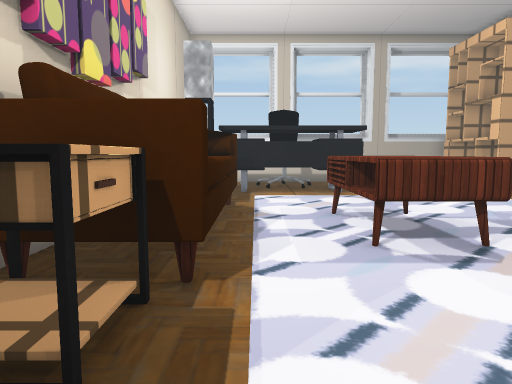
[1] (above)

24 first-person views from a walk through a 3-D level made in the Unity game engine. The camera is 1.5 m above the floor, tilts 6° down and sees 70° across. Doors are open. The floor is counted in squares, 1 m on a side. Each view is taken from the middle of a square. On the plan, view 1 faces up. The plan holds only what a view shows up to about 16 squares ahead; the rest is blank. The place goes on beyond the plan. Some animated figures are left out. Some surface patterns are stand-ins.

[2]
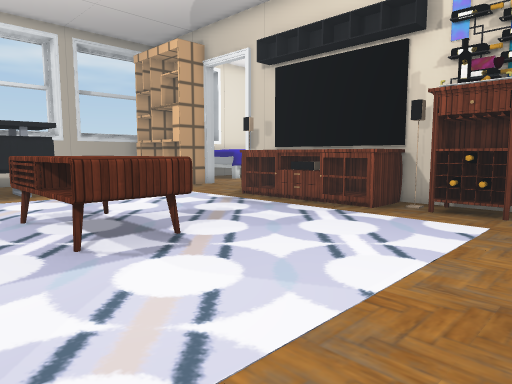

[3]
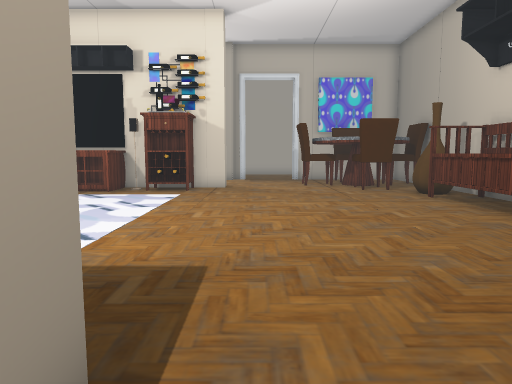

[4]
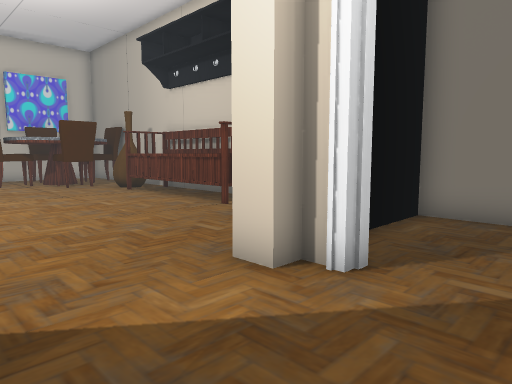

[5]
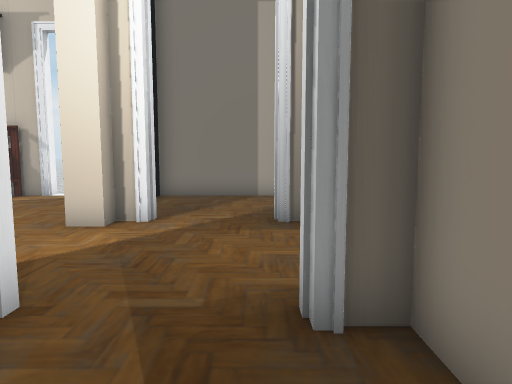

[6]
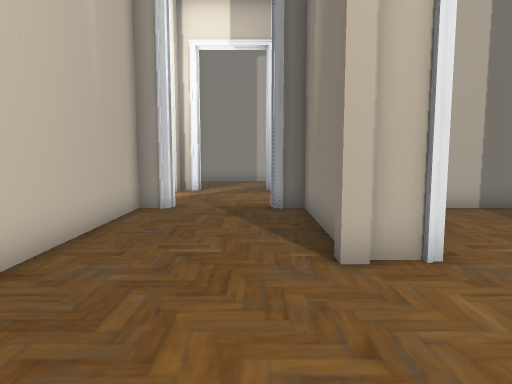

[7]
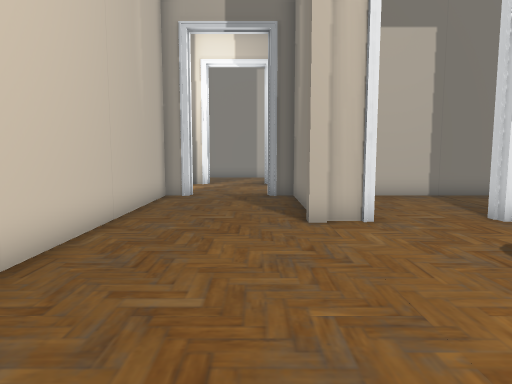

[8]
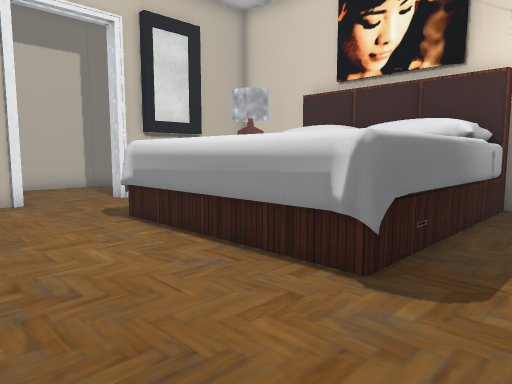

[9]
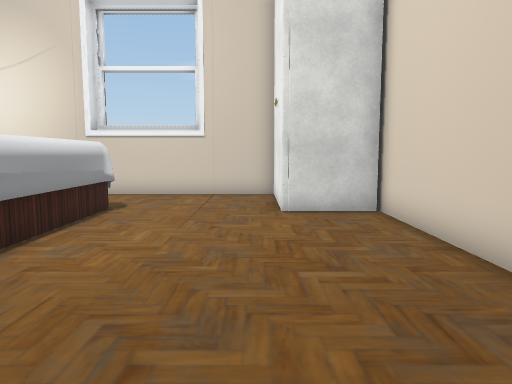

[10]
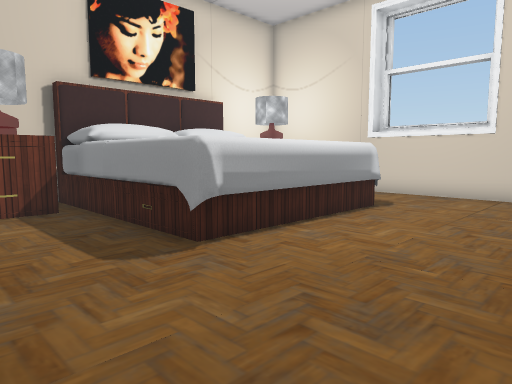

[11]
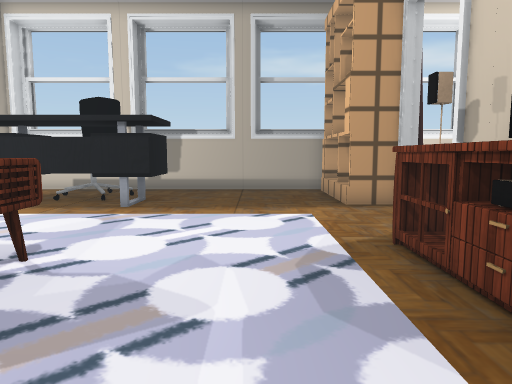

[12]
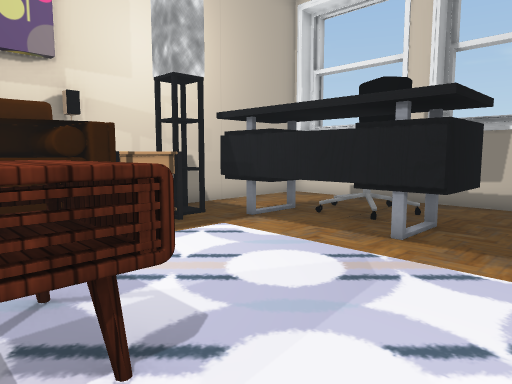

[13]
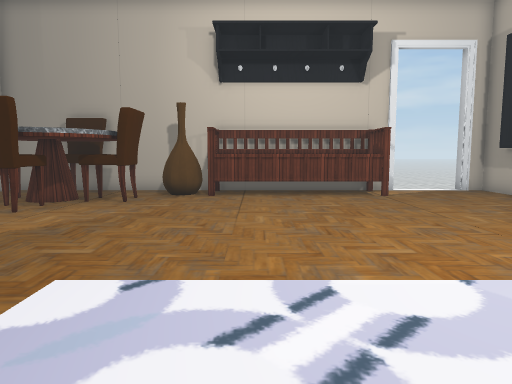

[14]
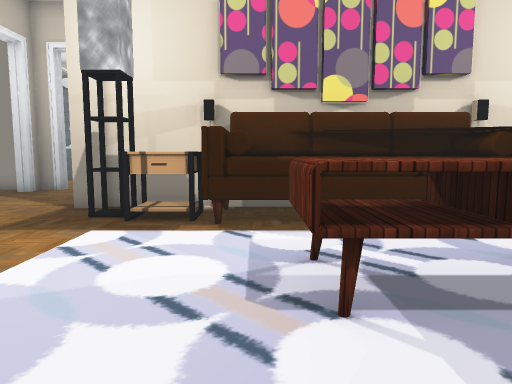

[15]
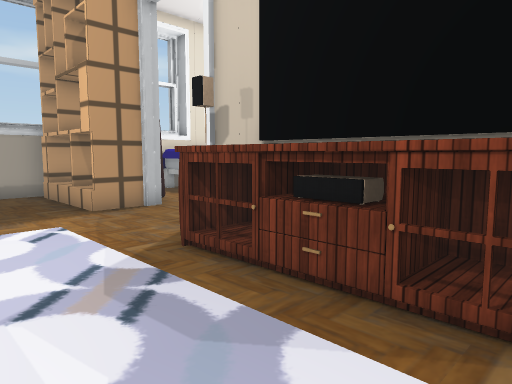

[16]
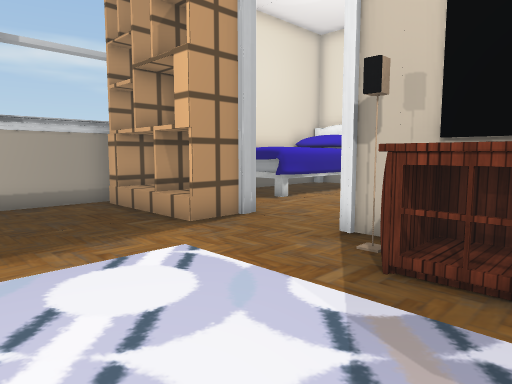

[17]
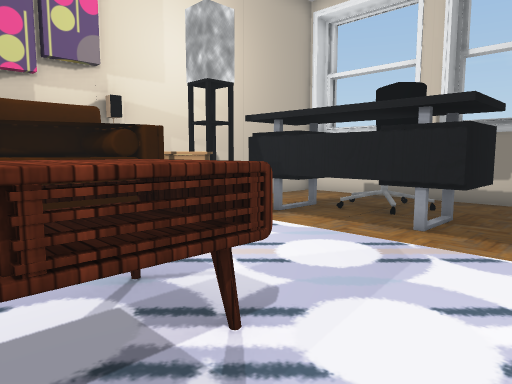

[18]
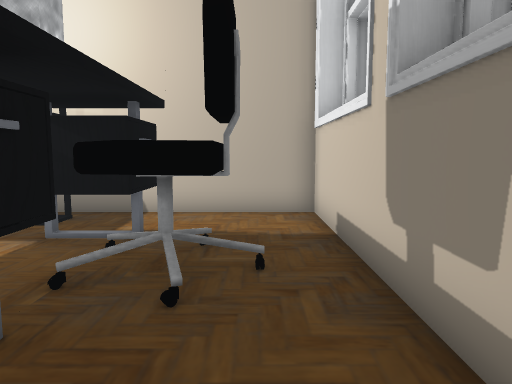

[19]
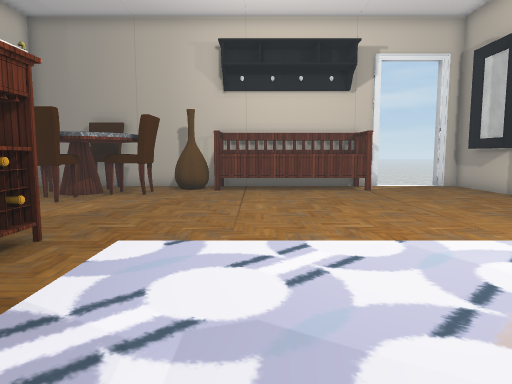

[20]
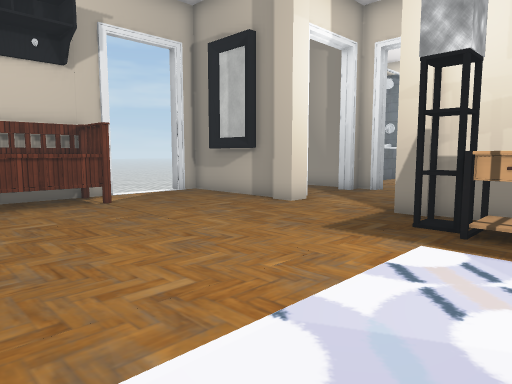

[21]
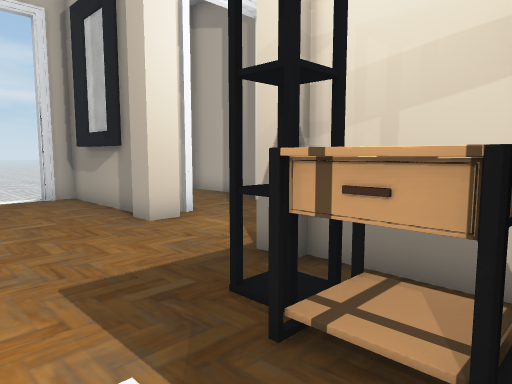

[22]
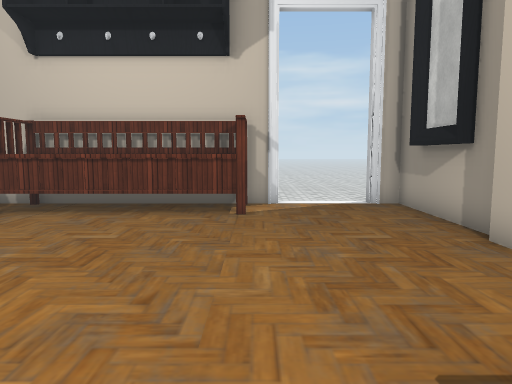

[23]
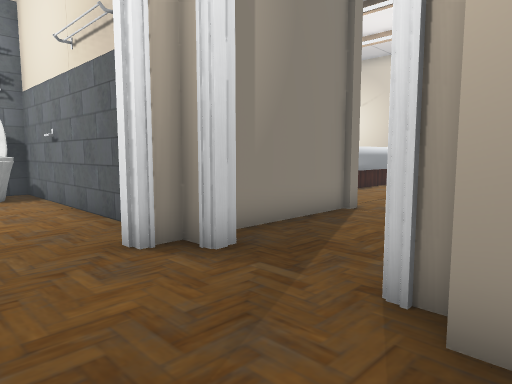

[24]
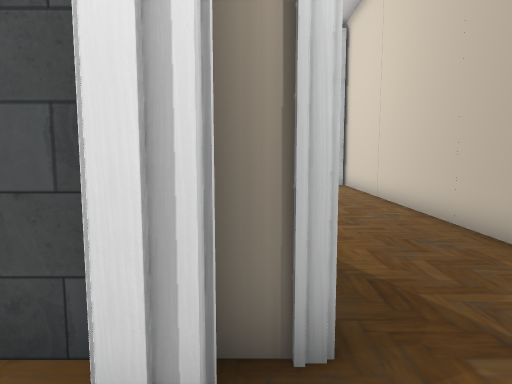

### Floor plan
Key: @ floor where view 1 was taken; # wall or solid block; . main floor; - floor 0.25 m lower than the main floor; D open door; ^ raised ledge; C chair; S shelf; T thing the floor can be seen under or through; A table; B cabinet; E vase; P pillar; L closet; R drawers; O other object.
Columns run from 15 left of view 1 to 11 right of it. Each row starts with its distance up from view 1.
 20   ########  ##############
 19    ......#  #............SS
 18    ......L  #...C........S
 17 .........L  #...CC.......O
 16 ^^^^^....#L##.RRCCRR.....SS
 15     ^......##.RR. RT.....S#
 14     ^......##TTTTTTT......D
 13     ^......##AA...........D
 12     ^......##AA...........D
 11     ^......####..........##
 10 ^^^^^......####.........AAA
  9 ...........###^..AAA....AAA
  8 ...........###^..AAA....AAA
  7  ..........###^..AAA....AAA
  6   #DDD#P...##^^..AAA....AAA
  5   ....##...###^.........AAA
  4   .... #...####..........##
  3  ..... #...##AA..........BB
  2 .....  #...##AA..........BB
  1 ########DDD##^............
  0 ......##...##..@...........
 -1 ...........................
 -2     .......................
 -3       .DDD.................
 -4       ##DDD##..............
 -5        #....#............CC
 -6        #....#............CC
 -7        #....#...#^^^^^^EECC
 -8        #....#...#      EE.
 -9        ######DDD###########
-10              DDD
-11             ----
-12             ----
-13             ----
-14             ---

Where each view was taken, in squares from view 1:
view 1: 0 up, 0 right, facing up
view 2: 0 up, 0 right, facing up-right
view 3: 1 down, 5 left, facing right
view 4: 0 up, 7 left, facing down-right
view 5: 4 up, 7 left, facing down
view 6: 11 up, 7 left, facing down
view 7: 14 up, 7 left, facing down
view 8: 18 up, 7 left, facing down-left
view 9: 6 up, 7 left, facing up
view 10: 6 up, 6 left, facing up-left
view 11: 4 up, 7 right, facing up
view 12: 8 up, 6 right, facing up-left
view 13: 6 up, 6 right, facing down
view 14: 5 up, 7 right, facing left
view 15: 5 up, 6 right, facing up-right
view 16: 8 up, 5 right, facing up-right
view 17: 7 up, 6 right, facing up-left
view 18: 18 up, 6 right, facing left
view 19: 8 up, 6 right, facing down
view 20: 4 up, 6 right, facing down-left
view 21: 4 up, 1 right, facing down-left
view 22: 2 up, 1 right, facing down
view 23: 3 down, 3 left, facing up-left
view 24: 2 down, 8 left, facing up
